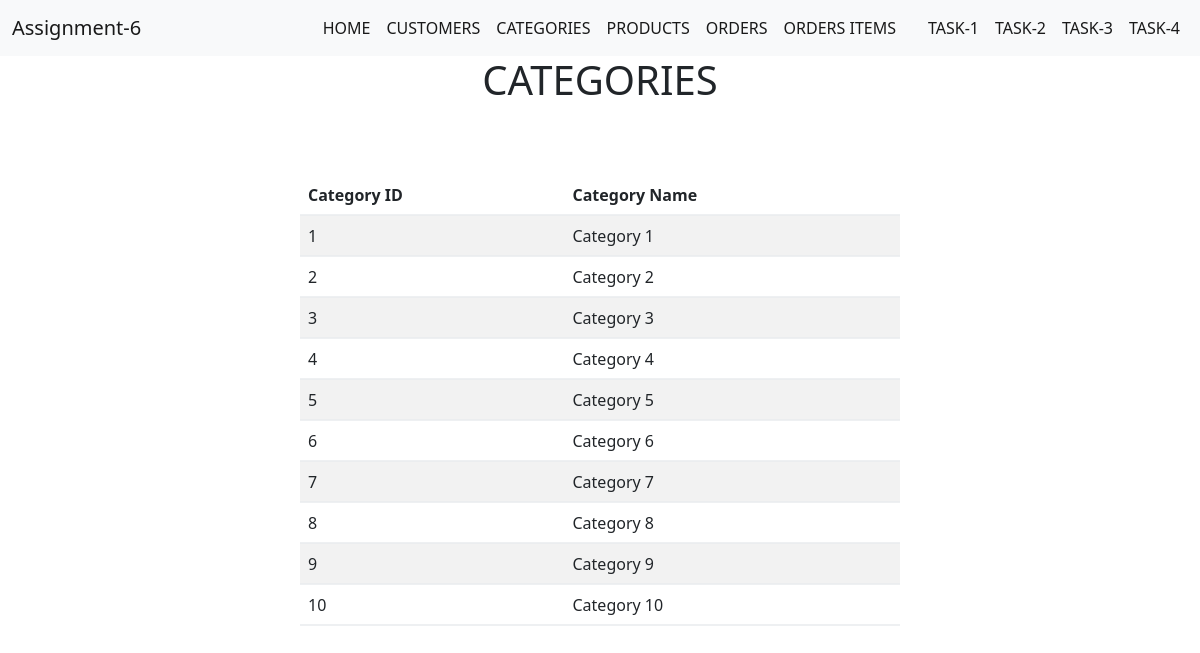
/categories.php, run on the app's committed database.
### tables this page shows
CREATE TABLE `categories` (
  `category_id` int(11) NOT NULL,
  `name` varchar(255) DEFAULT NULL
);

### categories.php (the view)
<?php
include_once './includes/header.php';
include_once './includes/nav.php';
?>
<h1 class="text-center">CATEGORIES</h1>
<table class="table center table-striped" style="width: 50%;">
    <thead>
        <tr>
            <th>Category ID</th>
            <th>Category Name</th>
        </tr>
    </thead>
    <tbody>
    <?php
        include_once('./includes/db_connect.php');
        $sql = "SELECT * from categories;";
        $result = $conn->query($sql);
    ?>
    <?php while ($row = $result->fetch_assoc()) { ?>
        <tr>
            <td scope="row"> <?php echo $row['category_id']; ?></td>
            <td> <?php echo $row['name']; ?></td>
        </tr>
    <?php } ?>
  </tbody>
</table>
<?php include_once './includes/footer.php'; ?>

### includes/header.php (style rules this page uses)
.center { margin: 0; position: absolute; top: 50%; left: 50%; -ms-transform: translate(-50%, -50%); transform: translate(-50%, -50%); }

### data on the page
categories: category_id "1", name "Category 1"
categories: category_id "2", name "Category 2"
categories: category_id "3", name "Category 3"
categories: category_id "4", name "Category 4"
categories: category_id "5", name "Category 5"
categories: category_id "6", name "Category 6"
categories: category_id "7", name "Category 7"
categories: category_id "8", name "Category 8"
categories: category_id "9", name "Category 9"
categories: category_id "10", name "Category 10"
